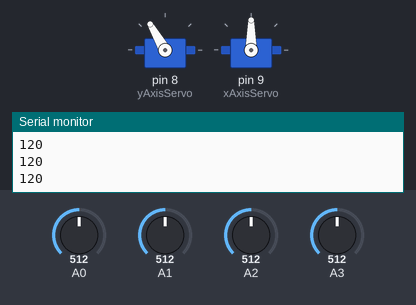
Bench run of a sketch on a simulated Arduino Uno, built with avr-gcc and run on an emulated ATmega328P. Shown: 2 × servo, the last lines printed to the serial monitor. The inputs (shaded band) are chosen by the test bench; at power-on: A0 = 512, A1 = 512, A2 = 512, A3 = 512.

Above: at 1.2 s.
1.3 s: A0 set to 701
2.8 s: A0 set to 729
At 4.0 s:
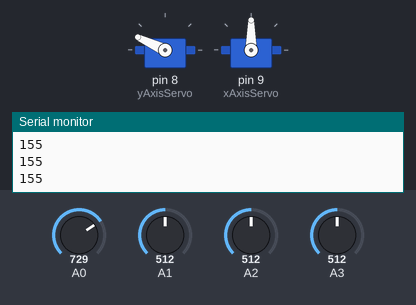
5.0 s: A1 set to 912
6.5 s: A1 set to 946
At 7.59 s:
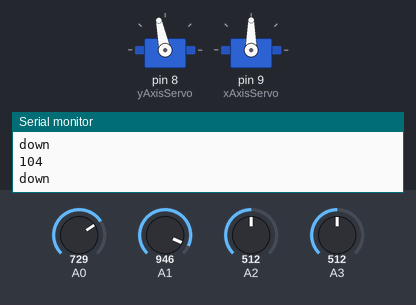
At 9.3 s:
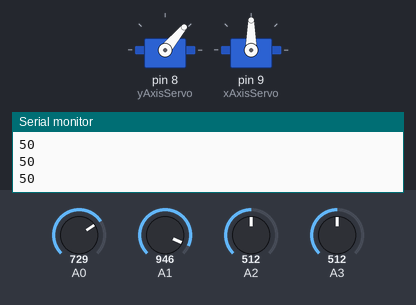
9.5 s: A2 set to 701
11.0 s: A2 set to 723
At 14.3 s:
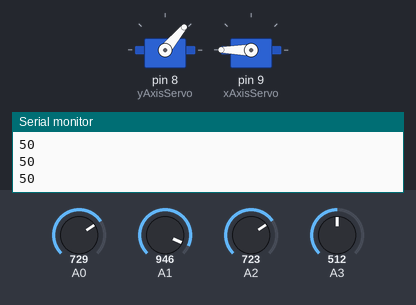
Timing chart, 0 to 22.0 s (numbered marks = the images above; inputs shaded):
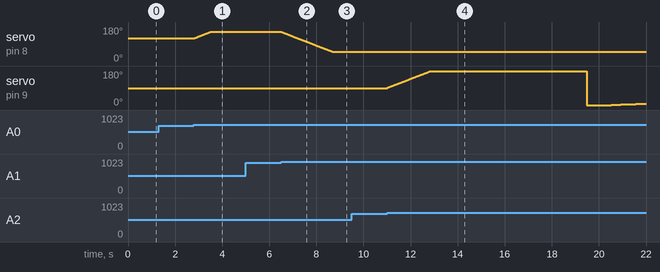

Measured:
- the behaviour switches between 712 and 713 on A0 (found by bisection; images 0 and 1)
- the behaviour switches between 929 and 930 on A1 (found by bisection; images 1 and 2)
- the behaviour switches between 712 and 713 on A2 (found by bisection; images 3 and 4)
- after the input at 2.8 s, servo on pin 8 (yAxisServo): moves from 120° to 155° over 0.71 s, starting at once
- after the input at 6.5 s, servo on pin 8 (yAxisServo): moves from 155° to 50° over 2.2 s, starting at once

The sketch:

solar_tracker.ino
```cpp
#include <Servo.h>
Servo yAxisServo;  // create servo object to control a servo
Servo xAxisServo;
// twelve servo objects can be created on most boards

int minDiff =200;
int yServoValue = 120;
int xServoValue = 90;

void setup() {
  yAxisServo.attach(8);  // attaches the servo on pin 9 to the servo object
  xAxisServo.attach(9);
  Serial.begin(9600);
  yAxisServo.write(yServoValue);
  xAxisServo.write(xServoValue);
}

void loop() {
  // put your main code here, to run repeatedly:
  int upLdr = analogRead(A0);
  int downLdr = analogRead(A1);
  int leftLdr = analogRead(A2);
  int rightLdr = analogRead(A3);
//  Serial.println(leftLdr);
//  Serial.println(rightLdr);
  Serial.println();
  moveMotorY(upLdr, downLdr);
  moveMotorX(leftLdr, rightLdr);
  delay(20);
}

void moveMotorX(int value1, int value2) {
  if (abs(value1 - value2) > minDiff) {
    if (value1 > value2) {
      xServoValue++;
    }
    else if (value1 < value2) {
      xServoValue--;
    }
    xAxisServo.write(xServoValue);
  }
}

void moveMotorY(int value1, int value2) {
  Serial.println(yServoValue);
  if (abs(value1 - value2) > minDiff) {
    if (value1 > value2 and yServoValue < 155) {
      yServoValue++;
      if(yServoValue > 155){
        yServoValue--;
      }
      Serial.println("up");
    }
    else if (value1 < value2 and yServoValue > 50) {
      yServoValue--;
      if(yServoValue < 50){
        yServoValue++;
      }
      Serial.println("down");
    }
    yAxisServo.write(yServoValue);
  }
}
```
